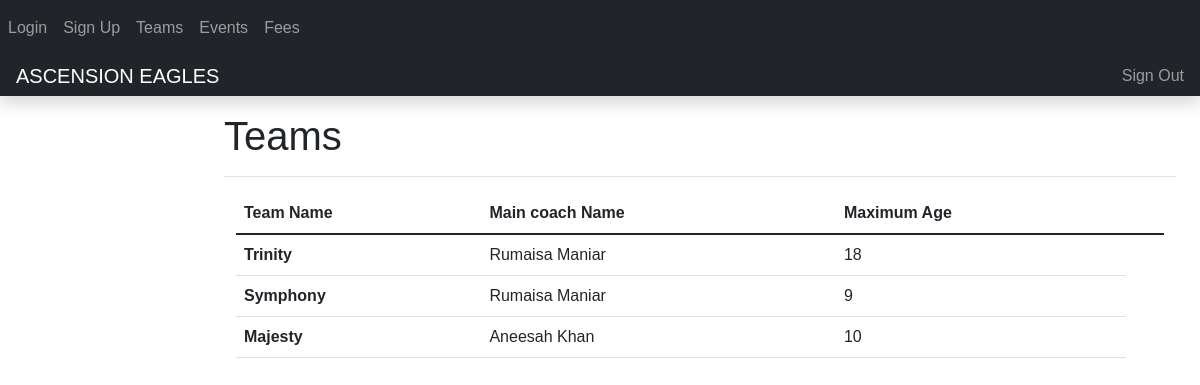
The app's page /teams (signed in), older data.
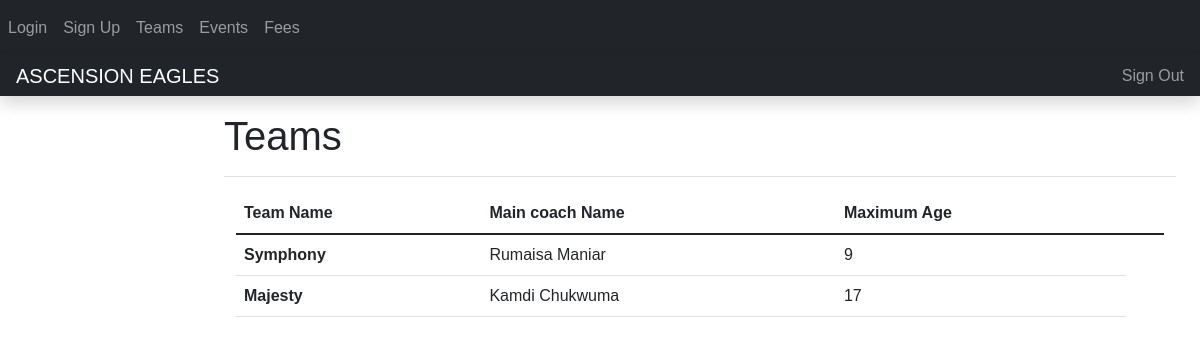
The same page, newer data.
### app.py (models this page shows)
class Team_Details(db.Model):
    team_id = db.Column(db.Integer, primary_key= True)
    coach_id = db.Column(db.Integer)
    team_name= db.Column(db.String(20), nullable= False)
    max_age = db.Column(db.Integer, nullable=True)

### app.py (the view, shortened to what this page needs)
@app.route('/teams', methods=['GET','POST'])
@login_required
def view_teams():
    team_names = {}
    coaches = {}
    query = db.engine.execute("SELECT team__details.team_id, team__details.max_age, team__details.team_name, user.firstName, user.surname FROM team__details, user WHERE user.id == team__details.coach_id ")
    for team in query:
        team_names[team[0]] = [team[1], team[2], team[3] + " " + team[4]]
    query = db.engine.execute('SELECT user.id, user.firstName, user.surname FROM user WHERE user.usertype > {}'.format(0))
    coaches = {}
    for coach in query:
        coaches[coach[0]] = [coach[1]+ " "+ coach[2]]
    if -1 < current_user.usertype < 4:
        return render_template('teams.html', team_names = team_names, coaches = coaches)

### app.py (called while the page is built)
@login_manager.user_loader
def load_user(user_id):
    return User.query.get(user_id)

### templates/teams.html (shortened to what this page needs)
{% extends "base.html" %}
{% block head %}
<link rel="stylesheet" href="{{ url_for('static',filename='css/main.css') }}">
{% endblock %}
{% block body %}
<body>
  <nav class= "navbar navbar-expand-lg navbar-dark bg-dark">
      <div class="collapse navbar-collapse" id="navbar">
        <div class= "navbar-nav">
          <a class="nav_item nav-link" id="login" href="/login">Login</a>
          <a class="nav_item nav-link" id="signup" href="/signup">Sign Up</a>
          <a class="nav_item nav-link" id="teams" href="/teams">Teams</a>
		  <a class="nav_item nav-link" id="events" href="/events">Events</a>
		  <a class="nav_item nav-link" id="fees" href="/fees">Fees</a>
        </div>
      </div>
  </nav>
</body>
<header class="navbar navbar-dark sticky-top bg-dark flex-md-nowrap p-0 shadow">
    <a class="navbar-brand col-md-3 col-lg-2 me-0 px-3" href="#">ASCENSION EAGLES</a>
    <div class="navbar-nav">
      <div class="nav-item text-nowrap">
        <a class="nav-link px-3" href="/login">Sign Out</a>
      </div>
    </div>
  </header>
      <main class="col-md-9 ms-sm-auto col-lg-10 px-md-4">
        <div class="d-flex justify-content-between flex-wrap flex-md-nowrap align-items-center pt-3 pb-2 mb-3 border-bottom">
          <h1 align= "center">Teams</h1>
        </div>
        <div class="container">
          <table class="table">
            <thead>
              <tr>
                <th scope="col">Team Name</th>
                <th scope="col">Main coach Name</th>
                <th scope="col">Maximum Age</th>
                <th scope= "col"></th>
              </tr>
            </thead>
            <tbody>
              {% for team in team_names %}
              <tr>
                <th scope="row">{{ team_names[team][1] }}</th>
                <td>{{ team_names[team][2] }}</td>
                <td>{{team_names[team][0]}}</td>
              </tr>
              {% endfor %}
            </tbody>
          </table>
        </div>
      </main>
  {% endblock %}

### templates/base.html (shortened to what this page needs)
<!DOCTYPE html>
<html lang="en">
<head>
    <link href="https://cdn.jsdelivr.net/npm/bootstrap@5.1.3/dist/css/bootstrap.min.css" rel="stylesheet">
    {% block head %}{% endblock %}
    <link rel="stylesheet" type="text/css" href="https://cdn.datatables.net/1.11.3/css/jquery.dataTables.css">
    <link rel="stylesheet" type="text/css" href="https://cdn.jsdelivr.net/npm/daterangepicker/daterangepicker.css" />
</head>
<body>
      {% block body %} {% endblock %}
</body>
</html>

### static/css/main.css (style rules this page uses)
body { font-family: Helvetica }

Row changes from the older to the newer data that the page shows:
removed Team_Details: team_name "Trinity"
Text that changed along with them:
new list line: "Majesty"
new list line: "Kamdi Chukwuma 17"
list line gone: "Rumaisa Maniar 18"
list line gone: "Majesty"
list line gone: "Aneesah Khan 10"
